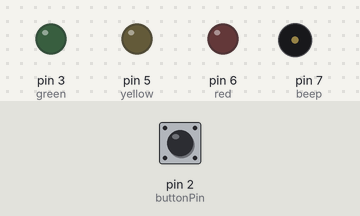
The program below on a simulated Arduino Uno, built with avr-gcc and run on an emulated ATmega328P. On the bench: output pins drawn as LEDs (lit = HIGH), buzzer (waves = sounding, pin HIGH). The test bench sets the inputs (shaded band); at power-on: pin 2 (buttonPin) HIGH.

Above: at 0.07 s.
At 1.42 s:
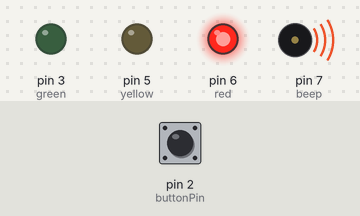
At 2.6 s:
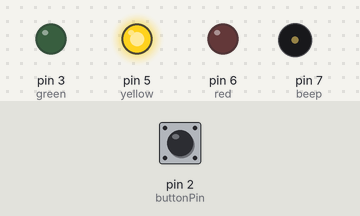
At 8.1 s:
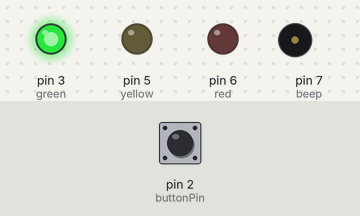
At 13.32 s:
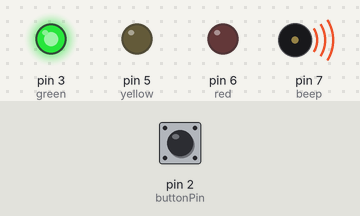
At 17.7 s:
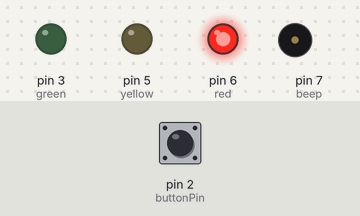
Timing chart, 0 to 22.1 s (numbered marks = the images above):
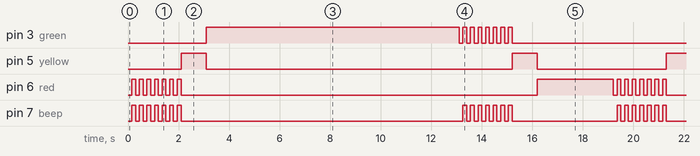

The program:

main.cpp
```cpp
#include <Arduino.h>
// test
const int red = 6;
const int yellow = 5;
const int green = 3;
const int beep = 7;
const int buttonPin = 2;     // номер входа, подключенный к кнопке

bool buttonState;

void setup() {
  pinMode(red, OUTPUT);
  pinMode(yellow, OUTPUT);
  pinMode(green, OUTPUT);
  pinMode(beep, OUTPUT);
  pinMode(buttonPin, INPUT);

  digitalWrite(red, 1);
}

void SetLight(bool redSig, bool yellowSig, bool greenSig, int waitTime, int repeatCount, int repeatDelay)
{
  digitalWrite(red, redSig);
  digitalWrite(yellow, yellowSig);
  digitalWrite(green, greenSig);
  delay(waitTime);

  for(int i=0; i<repeatCount; i++)
  {
    if(redSig==1) digitalWrite(red, !redSig);
    if(yellowSig==1) digitalWrite(yellow, !yellowSig);
    if(greenSig==1) digitalWrite(green, !greenSig);

    digitalWrite(beep, 0);

    delay(repeatDelay / 2);

    digitalWrite(red, redSig);
    digitalWrite(yellow, yellowSig);
    digitalWrite(green, greenSig);
    digitalWrite(beep, 1);

    delay(repeatDelay / 2);
  }

  digitalWrite(beep, 0);
}


void loop() {

  // считываем значения с входа кнопки
  buttonState = digitalRead(buttonPin);

  if (buttonState == 0) {
    delay(100);
    return;
  }

  SetLight(1, 0, 0, 0, 7, 300); //мигающий красный

  SetLight(0, 1, 0, 1000, 0, 0); //жёлтый

  SetLight(0, 0, 1, 10000, 7, 300); //зеленый

  SetLight(0, 1, 0, 1000, 0, 0); //жёлтый

  SetLight(1, 0, 0, 3000, 0, 300); //красный
}
```

Measured:
- by itself, pin 3 (green): goes HIGH 10.0 s, 7 × (LOW 0.15 s, HIGH 0.15 s), LOW 7.1 s, HIGH 10.0 s, 7 × (LOW 0.15 s, HIGH 0.15 s), then LOW
- by itself, pin 5 (yellow): LOW → HIGH at 2.1 s, → LOW 1.0 s later, → HIGH 12.1 s later, → LOW 1.0 s later, … (8 changes in this stretch)
- by itself, pin 6 (red): repeats every 19.2 s: 6 × (LOW 0.15 s, HIGH 0.15 s), LOW 14.1 s, HIGH 3.0 s, LOW 0.15 s, HIGH 0.15 s
- by itself, pin 7 (beep): moves between LOW and HIGH, repeating every 19.2 s
